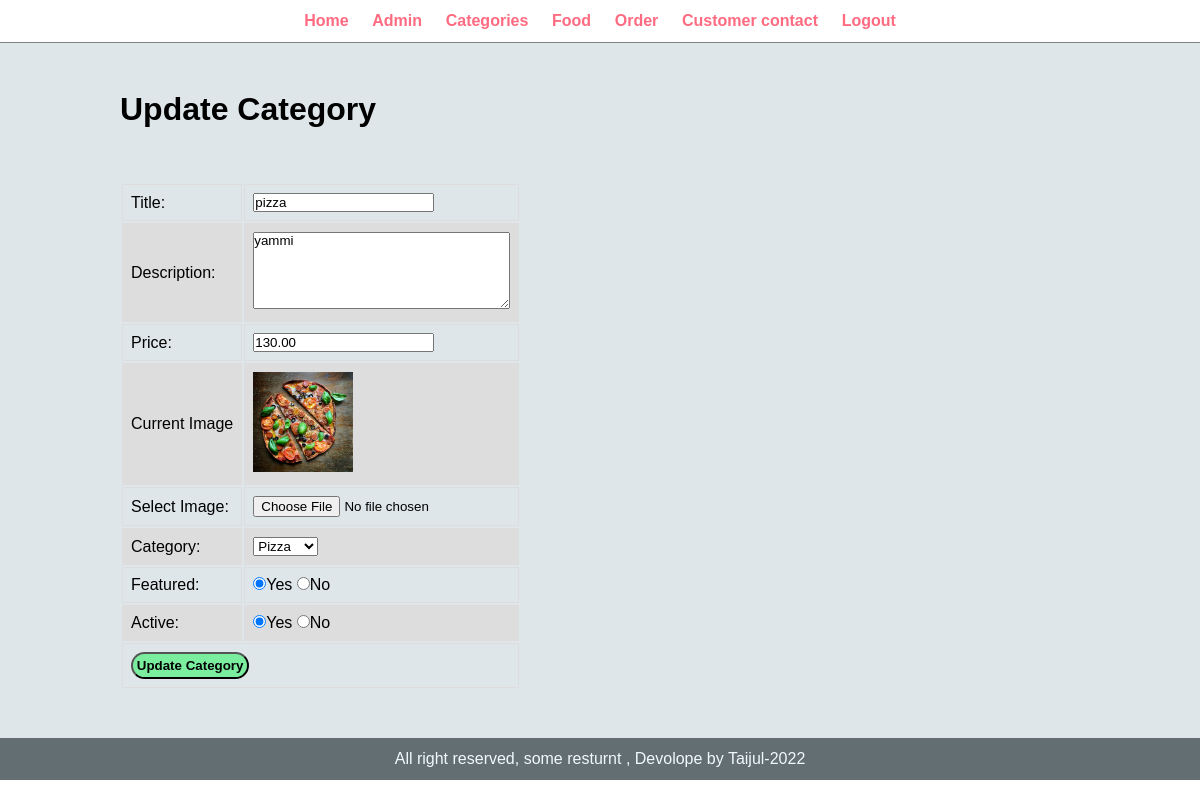
The app's page /admin/update-food.php?id=21 (signed in) with its own data.
### tables this page shows
CREATE TABLE `tbl_food` (
  `id` int(11) NOT NULL,
  `title` varchar(100) NOT NULL,
  `description` text NOT NULL,
  `price` decimal(10,2) NOT NULL,
  `image_name` varchar(255) NOT NULL,
  `category_id` int(11) NOT NULL,
  `feature` varchar(10) NOT NULL,
  `active` varchar(10) NOT NULL
);

### admin/update-food.php (the view, shortened to what this page needs)
<?php include("partials/menu.php");?>
<div class="main-content">
        <div class="wrapper">
          <h1>Update Category</h1>
          <br>
          <?php
          if(isset($_GET['id'])){
          $id=$_GET['id'];
         $sql="SELECT * FROM tbl_food WHERE id='$id'";
         $res=mysqli_query($conn,$sql);
         while($row=mysqli_fetch_assoc($res)){
            $title=$row['title'];
            $description=$row['description'];
            $price=$row['price'];
            $current_image=$row['image_name'];
            $current_category=$row['category_id'];
            $featured=$row['feature'];
            $active=$row['active'];
        }
          }else{
          }
          ?>
          <br>
          <br>
          <form action="" method="post" enctype="multipart/form-data">
             <table class="">
                 <tr>
                     <td>Title:</td>
                     <td><input type="text" name="title" id="" placeholder="Category title" value="<?php echo $title;?>"></td>
                 </tr>
                 <tr>
                     <td>Description:</td>
                     <td>
                         <textarea name="description" id="" cols="30" rows="5" placeholder="description of the food"><?php echo $description?></textarea>
                    </td>
                 </tr>
                 <tr>
                     <td>Price:</td>
                     <td>
                         <input type="number" name="price" value="<?php echo $price;?>">
                    </td>
                 </tr>
                 <tr>
                     <td>Current Image</td>
                     <td>
                  <?php
                   if($current_image!=""){
                   ?>
                      <img style="width:100px;" src="../images/category/<?php echo $current_image;?>" alt="">
                    <?php
                  }else{
                      echo "<div style='color:red' >Image Not added</div>";
                   }
                   ?>
                     </td>
                 </tr>
                 <tr>
                     <td>Select Image:</td>
                     <td><input type="file" name="image" id="" ></td>
                 </tr>
                 <tr>
                     <td>Category:</td>
                     <td>
                         <select name="category" id="">
                        <?php
                        $sql="SELECT * from tbl_category WHERE active='Yes'";
                        $query=mysqli_query($conn,$sql);
                        $count=mysqli_num_rows($query);
                        if($count>0){
                            while($row=mysqli_fetch_assoc($query)){
                                $id=$row['id'];
                                $title=$row['title'];
                                ?>
                                  <option <?php if($current_category==$id){echo 'Selected';}?> value="<?php echo $id?>"><?php echo $title?></option>
                                <?php
                            }
                        }else{
                            ?>
                             <option value="">No category found</option>
                            <?php
                        }
                        ?>
                         </select>
                    </td>
                 </tr>
                 <tr>
                     <td>Featured:</td>
                     <td><input <?php if($featured=='Yes'){echo 'checked';}?> type="radio" name="featured" id="" value="Yes">Yes
                     <input <?php if($featured=='No'){echo 'checked';}?> type="radio" name="featured" id="" value="No">No
                    </td>
                 </tr>
                 <tr>
                     <td>Active:</td>
                     <td><input <?php if($active=='Yes'){echo 'checked';}?> type="radio" name="active" id="" value="Yes">Yes
                     <input <?php if($active=='No'){echo 'checked';}?>  type="radio" name="active" id="" value="No">No
                    </td>
                 </tr>
                 <tr>
                     <td colspan="2">
                         <input type="submit" name="submit" id="" value="Update Category" class="btn-secondary">
                    </td>
                 </tr>
             </table>
          </form>
        </div>
    </div>
<?php include("partials/footer.php")?>

### css/admin.css (style rules this page uses)
* { margin: 0; padding: 0; font-family: 'Franklin Gothic Medium', 'Arial Narrow', Arial, sans-serif; }
.wrapper { padding: 1%; width: 80%; margin: 0 auto; }
.btn-secondary { background-color: #7bed9f; padding: 1%; color: black; text-decoration: none; font-weight: bold; border-radius: 15px; }
td, th { border: 1px solid #dddddd; text-align: left; padding: 8px; }
tr:nth-child(even) { background-color: #dddddd; }
.main-content { background-color: #dfe6e9; padding: 3% 0; }

### records on screen
tbl_food: title "pizza", description "yammi", price "130.00", image_name (picture), feature "☑", active "☑"

### other values on screen
form field category "Pizza"
